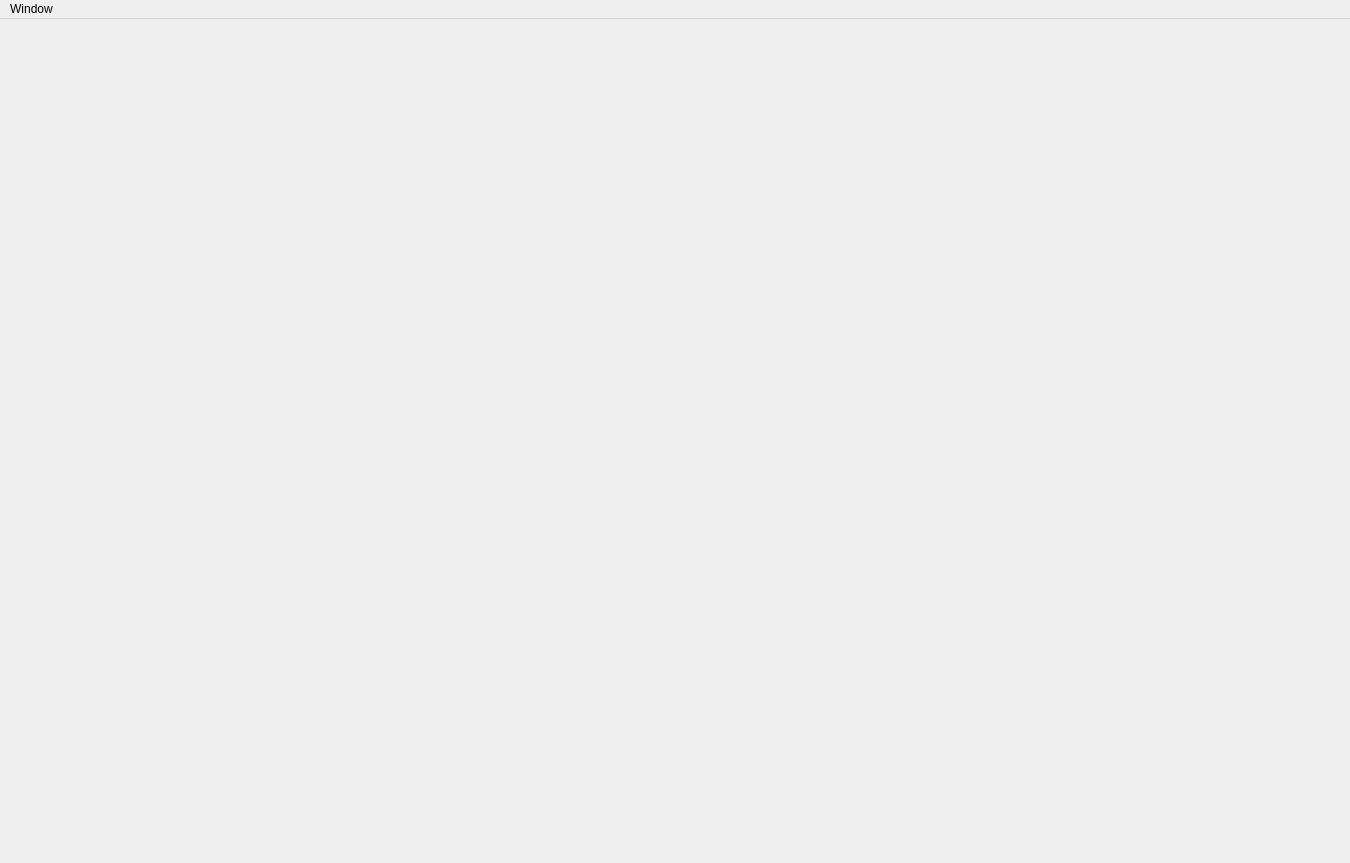
<?xml version="1.0" encoding="UTF-8"?>
<ui version="4.0">
 <class>MainWindow</class>
 <widget class="QMainWindow" name="MainWindow">
  <property name="geometry">
   <rect>
    <x>0</x>
    <y>0</y>
    <width>1350</width>
    <height>863</height>
   </rect>
  </property>
  <property name="windowTitle">
   <string>MainWindow</string>
  </property>
  <widget class="QWidget" name="centralwidget">
   <layout class="QVBoxLayout" name="verticalLayout_2">
    <property name="leftMargin">
     <number>2</number>
    </property>
    <property name="topMargin">
     <number>2</number>
    </property>
    <property name="rightMargin">
     <number>2</number>
    </property>
    <property name="bottomMargin">
     <number>2</number>
    </property>
    <item>
     <layout class="QVBoxLayout" name="centerVBox">
      <item>
       <widget class="QWidget" name="mainWidget" native="true">
        <property name="acceptDrops">
         <bool>true</bool>
        </property>
        <layout class="QVBoxLayout" name="verticalLayout_3">
         <property name="leftMargin">
          <number>5</number>
         </property>
         <property name="topMargin">
          <number>5</number>
         </property>
         <property name="rightMargin">
          <number>5</number>
         </property>
         <property name="bottomMargin">
          <number>5</number>
         </property>
         <item>
          <layout class="QVBoxLayout" name="mainVBox"/>
         </item>
        </layout>
       </widget>
      </item>
     </layout>
    </item>
   </layout>
  </widget>
  <widget class="QMenuBar" name="menuBar">
   <property name="geometry">
    <rect>
     <x>0</x>
     <y>0</y>
     <width>1350</width>
     <height>30</height>
    </rect>
   </property>
   <widget class="QMenu" name="menuWidgets">
    <property name="title">
     <string>Window</string>
    </property>
    <addaction name="periodicTableWindowAction"/>
    <addaction name="layerBuilderWindowAction"/>
    <addaction name="consoleWindowAction"/>
    <addaction name="instrumentsWindowAction"/>
   </widget>
   <addaction name="menuWidgets"/>
  </widget>
  <action name="periodicTableWindowAction">
   <property name="checkable">
    <bool>true</bool>
   </property>
   <property name="text">
    <string>Periodic Table</string>
   </property>
   <property name="menuRole">
    <enum>QAction::ApplicationSpecificRole</enum>
   </property>
  </action>
  <action name="layerBuilderWindowAction">
   <property name="checkable">
    <bool>true</bool>
   </property>
   <property name="text">
    <string>Layer Builder</string>
   </property>
   <property name="menuRole">
    <enum>QAction::ApplicationSpecificRole</enum>
   </property>
  </action>
  <action name="consoleWindowAction">
   <property name="checkable">
    <bool>true</bool>
   </property>
   <property name="text">
    <string>Console</string>
   </property>
  </action>
  <action name="instrumentsWindowAction">
   <property name="checkable">
    <bool>true</bool>
   </property>
   <property name="text">
    <string>Instruments</string>
   </property>
  </action>
 </widget>
 <resources/>
 <connections/>
</ui>
